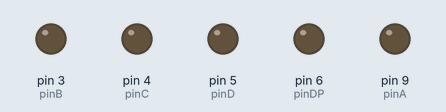
Recording of a sketch running on a simulated Arduino Uno, built with avr-gcc and run on an emulated ATmega328P. On the bench: output pins drawn as LEDs (lit = HIGH).

Above: at 0.2 s.
At 1.2 s:
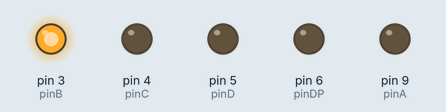
At 2.7 s:
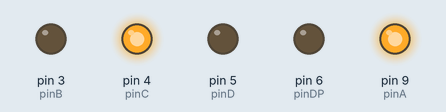
At 5.2 s:
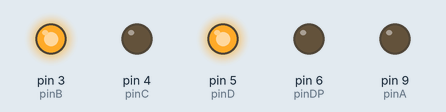
At 7.7 s:
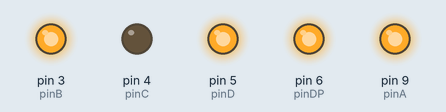
At 10.7 s:
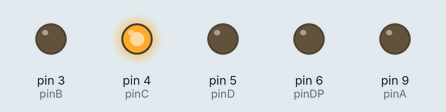
Timing chart, 0 to 11.1 s (numbered marks = the images above):
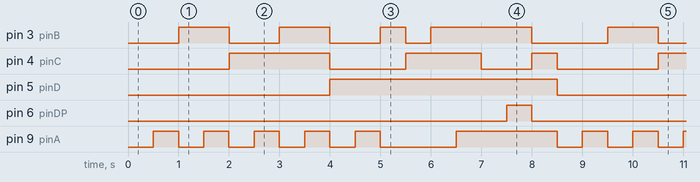

The sketch:

TIL309-code.ino
```cpp
/*
TIL309 -> Arduino Uno

1-QB -> Not connected
2-QC -> Not connected
3-QD -> Not connected
4-QA -> Not connected
5-LS# -> GND
6-C -> D4
7-D -> D5
8-GND -> GND
9-NC -> Not connected
10-B -> D3
11-Bl# -> 5V
12-DP -> D6
13-LT# -> 5V
14-QDP -> Not connected
15-A -> D9
16-VCC -> 5V

*/
const int pinA = 9;  // LSB
const int pinB = 3;
const int pinC = 4;
const int pinD = 5;   // MSB
const int pinDP = 6;  // DP

void setup() {
  pinMode(pinA, OUTPUT);
  pinMode(pinB, OUTPUT);
  pinMode(pinC, OUTPUT);
  pinMode(pinD, OUTPUT);
  pinMode(pinDP, OUTPUT);

  clearDisplay();
}

void sendRawBCD(int value) {
  digitalWrite(pinA, (value & 1) ? HIGH : LOW);
  digitalWrite(pinB, (value & 2) ? HIGH : LOW);
  digitalWrite(pinC, (value & 4) ? HIGH : LOW);
  digitalWrite(pinD, (value & 8) ? HIGH : LOW);
}

// Numbers 0-9
void displayNumber(int num) {
  if (num >= 0 && num <= 9) {
    sendRawBCD(num);
  }
}

// Characters (A, C, E, F, -)
void displayChar(char c) {
  switch (toUpperCase(c)) {
    case 'A': sendRawBCD(10); break;
    case '-': sendRawBCD(11); break;
    case 'C': sendRawBCD(12); break;
    case 'E': sendRawBCD(14); break;
    case 'F': sendRawBCD(15); break;
    case ' ': clearDisplay(); break;  // Szóközre kikapcsol
  }
}

void setDecimalPoint(bool state) {
  digitalWrite(pinDP, state ? HIGH : LOW);
}

void clearDisplay() {
  sendRawBCD(13);  // Blanking
  setDecimalPoint(false);
}

void loop() {
  for (int i = 0; i <= 9; i++) {
    displayNumber(i);
    delay(500);
  }

  displayChar('A');
  delay(500);
  displayChar('C');
  delay(500);
  displayChar('E');
  delay(500);
  displayChar('F');
  delay(500);
  displayChar('-');
  delay(500);

  setDecimalPoint(true);
  delay(500);
  setDecimalPoint(false);

  clearDisplay();
  delay(500);
}
```

Measured:
- by itself, pin 3 (pinB): repeats every 8.5 s: LOW 1.0 s, HIGH 1.0 s, LOW 1.0 s, HIGH 0.50 s, LOW 0.50 s, HIGH 2.0 s, LOW 1.5 s, HIGH 1.0 s
- by itself, pin 4 (pinC): repeats every 8.5 s: LOW 1.5 s, HIGH 1.5 s, LOW 1.0 s, HIGH 0.50 s, LOW 2.0 s, HIGH 2.0 s
- by itself, pin 5 (pinD): alternates HIGH for 4.5 s and LOW for 4.0 s
- by itself, pin 6 (pinDP): alternates HIGH for 0.50 s and LOW for 8.0 s
- by itself, pin 9 (pinA): repeats every 8.5 s: 4 × (LOW 0.50 s, HIGH 0.50 s), LOW 1.5 s, HIGH 2.0 s, LOW 0.50 s, HIGH 0.50 s
